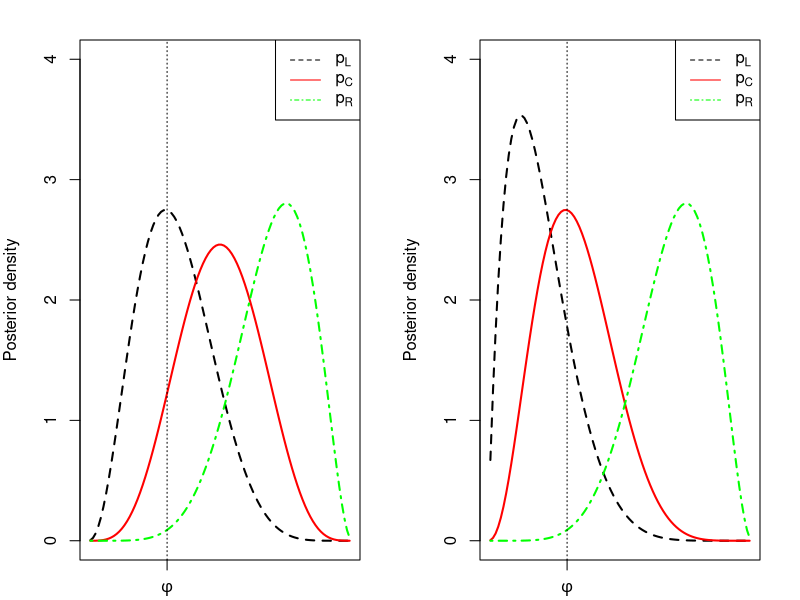

This chart was generated by the following R code:
setwd("C:/Users/Dell/Documents/ProjectCode/phaseI")
phi <- 0.3

xs <- seq(0.01, 0.99, length.out=100)


cols <- rainbow(3)
ltys <- c(2, 1, 4)

pdf("./plots/odds_L.pdf", width=8, height=4)
par(mfrow=c(1,2))
par(mar = c(2, 4, 2, 2))
alps <- c(3.5, 5, 7)
bets <- c(7, 5, 3)
plot(xs, dbeta(xs, alps[1], bets[1]), type="l", lwd=2, lty=ltys[1], 
     xlab="", ylim=c(0, 4), xaxt="n", ylab="Posterior density")
lines(xs, dbeta(xs, alps[2], bets[2]), type="l", col=cols[1], lty=ltys[2], lwd=2)
lines(xs, dbeta(xs, alps[3], bets[3]), type="l", col=cols[2], lty=ltys[3], lwd=2)
axis(1, phi, expression(phi))
abline(v=phi, lty=3)
legend.labs <- c(expression(p[L]), expression(p[C]), expression(p[R])) 
legend("topright", legend.labs, lty=ltys, col=c("black", cols[1:2]))

alps <- c(2, 3.5, 7)
bets <- c(8, 7, 3)
plot(xs, dbeta(xs, alps[1], bets[1]), type="l", lwd=2, lty=ltys[1], 
     xlab="", ylim=c(0, 4), xaxt="n", ylab="Posterior density")
lines(xs, dbeta(xs, alps[2], bets[2]), type="l", col=cols[1], lty=ltys[2], lwd=2)
lines(xs, dbeta(xs, alps[3], bets[3]), type="l", col=cols[2], lty=ltys[3], lwd=2)
axis(1, phi, expression(phi))
abline(v=phi, lty=3)
legend.labs <- c(expression(p[L]), expression(p[C]), expression(p[R])) 
legend("topright", legend.labs, lty=ltys, col=c("black", cols[1:2]))

dev.off()

